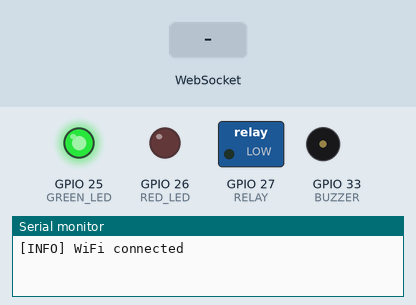
Recording of a sketch running on a simulated ESP32. Parts: switched loads named in the sketch (green lamp = pin HIGH), output pins drawn as LEDs (lit = HIGH), buzzer (waves = sounding), the last lines printed to the serial monitor. The inputs (shaded band) are chosen by the test bench. WiFi joins after 1.5 s; servers stay silent unless stated; uploads are accepted with an empty reply.

Above: at 3.0 s.
3.1 s: WebSocket text "302" received
At 5.2 s:
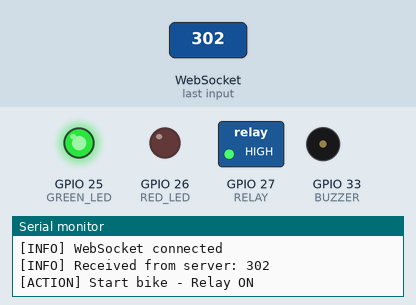
5.5 s: WebSocket text "304" received
At 6.8 s:
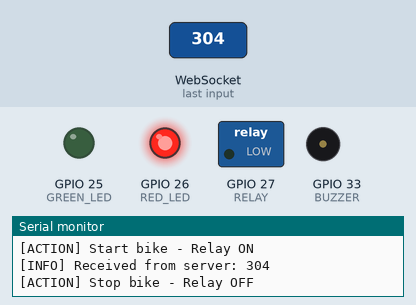
7.5 s: WebSocket text "404" received
At 9.4 s:
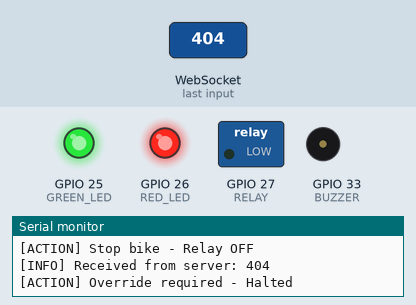
9.7 s: WebSocket text "1" received
At 10.9 s:
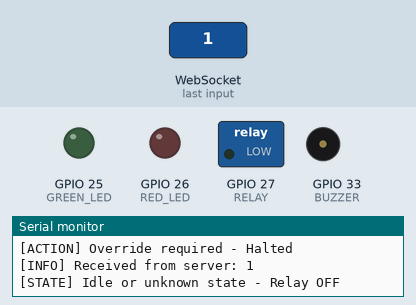
Timing chart, 0 to 12.4 s (numbered marks = the images above; inputs shaded):
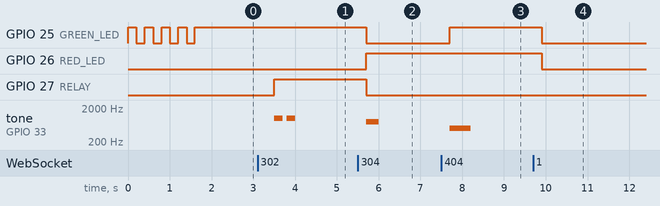

Measured:
- after the input at 3.1 s, GPIO 27 (RELAY): LOW → HIGH after 0.40 s; tone on GPIO 33 (BUZZER): alternates 1000 Hz for 0.20 s and silent for 0.10 s, 4 changes in all, then stays silent, starting after 0.40 s
- after the input at 5.5 s, GPIO 25 (GREEN_LED), GPIO 27 (RELAY): HIGH → LOW after 0.20 s; GPIO 26 (RED_LED): LOW → HIGH after 0.20 s; tone on GPIO 33 (BUZZER): silent → 800 Hz after 0.20 s, → silent 0.30 s later
- after the input at 7.5 s, GPIO 25 (GREEN_LED): LOW → HIGH after 0.20 s; tone on GPIO 33 (BUZZER): silent → 500 Hz after 0.20 s, → silent 0.50 s later
- after the input at 9.7 s, GPIO 25 (GREEN_LED), GPIO 26 (RED_LED): HIGH → LOW after 0.20 s

The sketch:

bike_module.ino
```cpp
#include <WiFi.h>
#include <HTTPClient.h>
#include <WebSocketsClient.h>
#include <ArduinoJson.h>

// Wi-Fi credentials
const char* ssid = "Airtel_Springreen";
const char* password = "Bill@2004";

// URLs
const char* logServerURL = "http://iot_proj.springreen.in/log";
const char* gpsPostURL = "http://iot_proj.springreen.in/gps";
const char* websocketHost = "iot_proj.springreen.in";
const uint16_t websocketPort = 80;
const char* websocketPath = "/ws/bike-001";

// Hardware Pins
#define GREEN_LED 25
#define RED_LED 26
#define BUZZER 33
#define RELAY 27

WebSocketsClient webSocket;
unsigned long lastGPSPost = 0;
unsigned long gpsInterval = 5 * 60 * 1000;  // 5 minutes

void buzz(int times, int duration = 150) {
  for (int i = 0; i < times; i++) {
    digitalWrite(BUZZER, HIGH);
    delay(duration);
    digitalWrite(BUZZER, LOW);
    delay(150);
  }
}

void sendLog(String level, String message) {
  Serial.printf("[%s] %s\n", level.c_str(), message.c_str());

  if (WiFi.status() == WL_CONNECTED) {
    HTTPClient http;
    http.begin(logServerURL);
    http.addHeader("Content-Type", "application/json");

    String payload = "{";
    payload += "\"device\":\"bike_module\",";
    payload += "\"level\":\"" + level + "\",";
    payload += "\"message\":\"" + message + "\",";
    payload += "\"timestamp\":\"" + String(millis()) + "\"}";

    http.POST(payload);
    http.end();
  }
}

void postGPS() {
  if (WiFi.status() == WL_CONNECTED) {
    HTTPClient geo;
    geo.begin("http://ip-api.com/json/");
    int geoCode = geo.GET();

    if (geoCode == 200) {
      String response = geo.getString();
      geo.end();

      DynamicJsonDocument doc(512);
      DeserializationError error = deserializeJson(doc, response);

      if (!error) {
        float lat = doc["lat"];
        float lon = doc["lon"];

        // Now send this to your actual server
        HTTPClient http;
        http.begin(gpsPostURL);
        http.addHeader("Content-Type", "application/json");

        String payload = "{";
        payload += "\"uuid\":\"bike-001\",";
        payload += "\"lat\":" + String(lat, 6) + ",";
        payload += "\"lon\":" + String(lon, 6) + ",";
        payload += "\"timestamp\":\"" + String(millis()) + "\"}";

        http.POST(payload);
        http.end();

        sendLog("INFO", "GPS Data posted via ip-api");
      } else {
        sendLog("ERROR", "Failed to parse IP Geo data");
      }
    } else {
      geo.end();
      sendLog("ERROR", "Failed to get location from ip-api");
    }
  }
}

// WebSocket message handler
void onWebSocketEvent(WStype_t type, uint8_t* payload, size_t length) {
  switch (type) {
    case WStype_CONNECTED:
      sendLog("INFO", "WebSocket connected");
      break;

    case WStype_DISCONNECTED:
      sendLog("ERROR", "WebSocket disconnected");
      break;

    case WStype_TEXT:
      {
        String message = String((char*)payload);
        message.trim();
        sendLog("INFO", "Received from server: " + message);

        if (message == "302") {
          digitalWrite(RELAY, HIGH);  // Turn on bike
          digitalWrite(GREEN_LED, HIGH);
          digitalWrite(RED_LED, LOW);
          tone(BUZZER, 1000);
          delay(200);
          noTone(BUZZER);
          delay(100);
          tone(BUZZER, 1000);
          delay(200);
          noTone(BUZZER);
          sendLog("ACTION", "Start bike - Relay ON");

        } else if (message == "304") {
          digitalWrite(RELAY, LOW);  // Turn off bike
          digitalWrite(RED_LED, HIGH);
          digitalWrite(GREEN_LED, LOW);
          tone(BUZZER, 800);
          delay(300);
          noTone(BUZZER);
          sendLog("ACTION", "Stop bike - Relay OFF");

        } else if (message == "404") {
          digitalWrite(RELAY, LOW);  // Block ignition
          digitalWrite(RED_LED, HIGH);
          digitalWrite(GREEN_LED, HIGH);  // Yellow-like warning
          tone(BUZZER, 500);
          delay(500);
          noTone(BUZZER);
          sendLog("ACTION", "Override required - Halted");

        } else {
          digitalWrite(RELAY, LOW);  // Safe state
          digitalWrite(RED_LED, LOW);
          digitalWrite(GREEN_LED, LOW);
          noTone(BUZZER);
          sendLog("STATE", "Idle or unknown state - Relay OFF");
          // IDLE HERE NO NEED TO DO ANYTHING
        }

        break;
      }

    default:
      break;
  }
}

void setup() {
  Serial.begin(115200);

  pinMode(GREEN_LED, OUTPUT);
  pinMode(RED_LED, OUTPUT);
  pinMode(BUZZER, OUTPUT);
  pinMode(RELAY, OUTPUT);

  digitalWrite(GREEN_LED, LOW);
  digitalWrite(RED_LED, LOW);
  digitalWrite(BUZZER, LOW);
  digitalWrite(RELAY, LOW);

  WiFi.mode(WIFI_STA);
  WiFi.begin(ssid, password);
  int attempts = 0;

  while (WiFi.status() != WL_CONNECTED && attempts < 20) {
    digitalWrite(GREEN_LED, HIGH);
    delay(200);
    digitalWrite(GREEN_LED, LOW);
    delay(200);
    attempts++;
  }

  if (WiFi.status() == WL_CONNECTED) {
    digitalWrite(GREEN_LED, HIGH);
    sendLog("INFO", "WiFi connected");
  } else {
    digitalWrite(RED_LED, HIGH);
    sendLog("ERROR", "WiFi failed");
    return;
  }

  webSocket.begin(websocketHost, websocketPort, websocketPath);
  webSocket.onEvent(onWebSocketEvent);
  webSocket.setReconnectInterval(5000);
}

void loop() {
  webSocket.loop();

  // Periodic GPS Post
  if (millis() - lastGPSPost > gpsInterval) {
    postGPS();
    lastGPSPost = millis();
  }

  delay(10);
}
```
